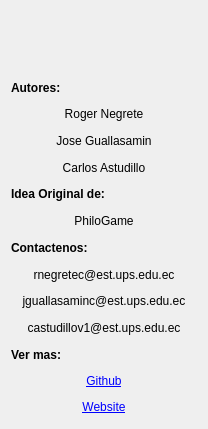
<?xml version="1.0" encoding="UTF-8"?>
<ui version="4.0">
 <class>AcercaDe</class>
 <widget class="QDialog" name="AcercaDe">
  <property name="geometry">
   <rect>
    <x>0</x>
    <y>0</y>
    <width>208</width>
    <height>429</height>
   </rect>
  </property>
  <property name="windowTitle">
   <string>Acerca De</string>
  </property>
  <property name="windowIcon">
   <iconset resource="Recursos.qrc">
    <normaloff>:/Recursos/Imagenes/OcaPeque.png</normaloff>:/Recursos/Imagenes/OcaPeque.png</iconset>
  </property>
  <layout class="QVBoxLayout" name="verticalLayout">
   <item>
    <widget class="QLabel" name="label_11">
     <property name="minimumSize">
      <size>
       <width>40</width>
       <height>60</height>
      </size>
     </property>
     <property name="text">
      <string/>
     </property>
     <property name="pixmap">
      <pixmap resource="Recursos.qrc">:/Recursos/Imagenes/Ficha1.png</pixmap>
     </property>
     <property name="scaledContents">
      <bool>true</bool>
     </property>
    </widget>
   </item>
   <item>
    <widget class="QLabel" name="label">
     <property name="font">
      <font>
       <bold>true</bold>
      </font>
     </property>
     <property name="text">
      <string>Autores:</string>
     </property>
    </widget>
   </item>
   <item>
    <widget class="QLabel" name="label_3">
     <property name="text">
      <string>Roger Negrete</string>
     </property>
     <property name="alignment">
      <set>Qt::AlignCenter</set>
     </property>
    </widget>
   </item>
   <item>
    <widget class="QLabel" name="label_2">
     <property name="text">
      <string>Jose Guallasamin</string>
     </property>
     <property name="alignment">
      <set>Qt::AlignCenter</set>
     </property>
    </widget>
   </item>
   <item>
    <widget class="QLabel" name="label_4">
     <property name="text">
      <string>Carlos Astudillo</string>
     </property>
     <property name="alignment">
      <set>Qt::AlignCenter</set>
     </property>
    </widget>
   </item>
   <item>
    <widget class="QLabel" name="label_5">
     <property name="font">
      <font>
       <bold>true</bold>
      </font>
     </property>
     <property name="text">
      <string>Idea Original de:</string>
     </property>
    </widget>
   </item>
   <item>
    <widget class="QLabel" name="label_6">
     <property name="text">
      <string>PhiloGame</string>
     </property>
     <property name="alignment">
      <set>Qt::AlignCenter</set>
     </property>
    </widget>
   </item>
   <item>
    <widget class="QLabel" name="label_7">
     <property name="font">
      <font>
       <bold>true</bold>
      </font>
     </property>
     <property name="text">
      <string>Contactenos:</string>
     </property>
    </widget>
   </item>
   <item>
    <widget class="QLabel" name="label_8">
     <property name="text">
      <string>rnegretec@est.ups.edu.ec</string>
     </property>
     <property name="alignment">
      <set>Qt::AlignCenter</set>
     </property>
    </widget>
   </item>
   <item>
    <widget class="QLabel" name="label_9">
     <property name="text">
      <string>jguallasaminc@est.ups.edu.ec</string>
     </property>
     <property name="alignment">
      <set>Qt::AlignCenter</set>
     </property>
    </widget>
   </item>
   <item>
    <widget class="QLabel" name="label_10">
     <property name="text">
      <string>castudillov1@est.ups.edu.ec</string>
     </property>
     <property name="alignment">
      <set>Qt::AlignCenter</set>
     </property>
    </widget>
   </item>
   <item>
    <widget class="QLabel" name="label_13">
     <property name="font">
      <font>
       <bold>true</bold>
      </font>
     </property>
     <property name="text">
      <string>Ver mas:</string>
     </property>
    </widget>
   </item>
   <item>
    <widget class="QLabel" name="label_12">
     <property name="text">
      <string>&lt;a href=&quot;https://github.com/Joscart/Juego-OCA&quot;&gt;Github&lt;/a&gt;</string>
     </property>
     <property name="textFormat">
      <enum>Qt::RichText</enum>
     </property>
     <property name="alignment">
      <set>Qt::AlignCenter</set>
     </property>
     <property name="openExternalLinks">
      <bool>true</bool>
     </property>
     <property name="textInteractionFlags">
      <set>Qt::TextBrowserInteraction</set>
     </property>
    </widget>
   </item>
   <item>
    <widget class="QLabel" name="label_14">
     <property name="text">
      <string>&lt;a href=&quot;https://stevenegrete12.wixsite.com/oca-sabidur-a&quot;&gt;Website&lt;/a&gt;</string>
     </property>
     <property name="textFormat">
      <enum>Qt::RichText</enum>
     </property>
     <property name="alignment">
      <set>Qt::AlignCenter</set>
     </property>
     <property name="openExternalLinks">
      <bool>true</bool>
     </property>
     <property name="textInteractionFlags">
      <set>Qt::LinksAccessibleByMouse|Qt::TextSelectableByMouse</set>
     </property>
    </widget>
   </item>
  </layout>
 </widget>
 <resources>
  <include location="Recursos.qrc"/>
 </resources>
 <connections/>
</ui>
